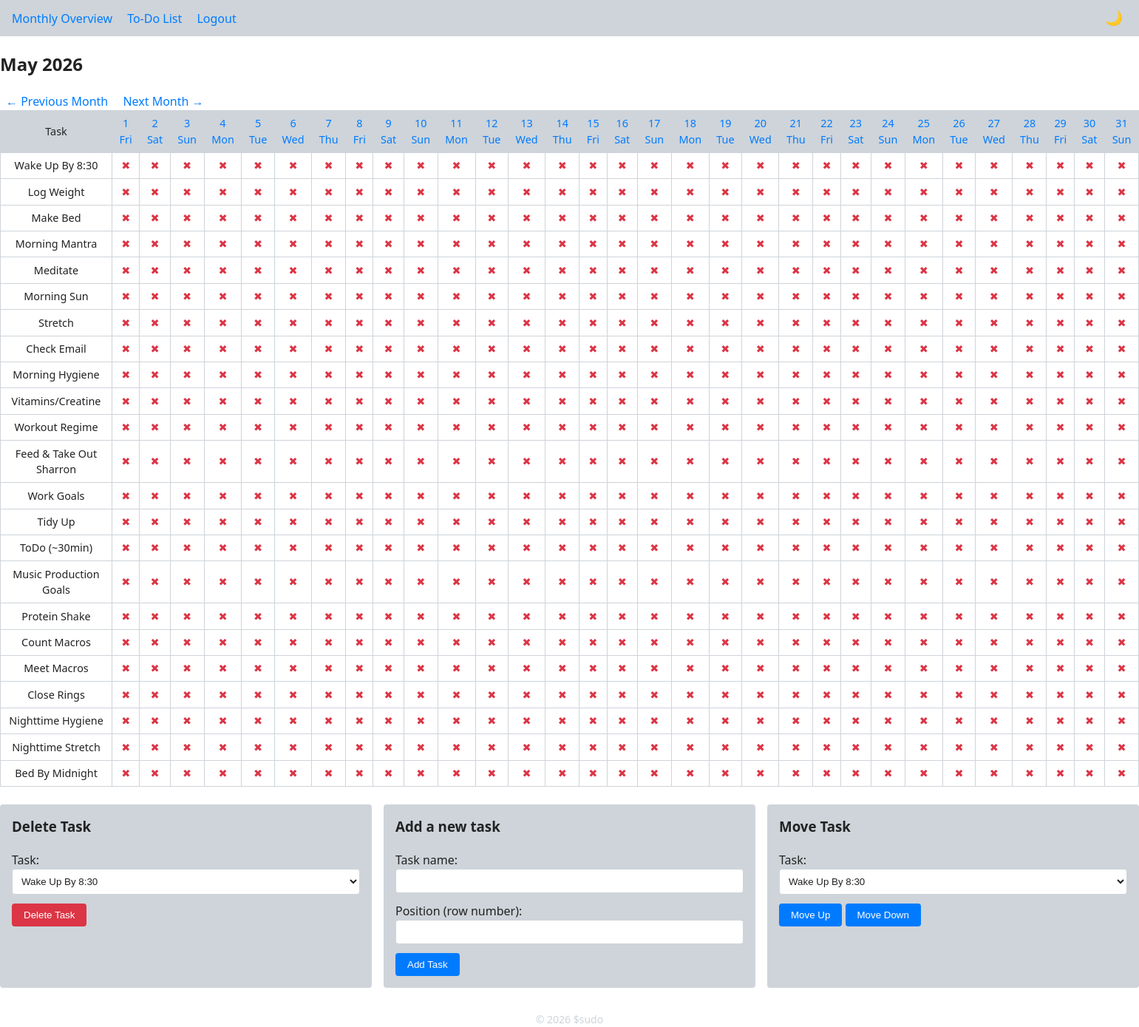
The page /monthly (signed in) on the database its author committed.
### app/models.py (models this page shows)
class TaskList(db.Model):
    __tablename__ = 'task_lists'
    id = db.Column(db.Integer, primary_key=True)
    user_id = db.Column(db.Integer, db.ForeignKey('users.id'), nullable=False)
    name = db.Column(db.String(200), nullable=False)
    position = db.Column(db.Integer, nullable=False, default=0)
    start_date = db.Column(db.Date, nullable=False)          # <‑‑ new
    end_date = db.Column(db.Date, nullable=True)            # <‑‑ new

### app/routes/tasks.py (the view)
@bp.route("/monthly")
@login_required
def monthly():
    today = date.today()
    month = int(request.args.get("month", today.month))
    year = int(request.args.get("year", today.year))
    days, tasks = get_monthly_view(current_user, year, month)
    def prev_month(y, m):
        return (y - 1, 12) if m == 1 else (y, m - 1)
    def next_month(y, m):
        return (y + 1, 1) if m == 12 else (y, m + 1)
    prev_year, prev_month_val = prev_month(year, month)
    next_year, next_month_val = next_month(year, month)
    return render_template(
        "tasks/monthly.html",
        year=year,
        month=month,
        month_name=date(year, month, 1).strftime("%B"),
        days=days,
        tasks=tasks,
        prev_year=prev_year,
        prev_month=prev_month_val,
        next_year=next_year,
        next_month=next_month_val,
    )

### app/__init__.py (called while the page is built)
def create_app(config_name: str = 'development') -> Flask:
    app = Flask(__name__, instance_relative_config=True)
    from .config import DevelopmentConfig, ProductionConfig
    config_cls = {
        'development': DevelopmentConfig,
        'production': ProductionConfig
    }[config_name]
    app.config.from_object(config_cls)
    try:
        os.makedirs(app.instance_path, exist_ok=True)
    except OSError as exc:  # pragma: no cover
        raise RuntimeError(f'Failed to create instance folder: {exc}')
    db.init_app(app)
    login_manager.init_app(app)
    csrf.init_app(app)
    from .routes import bp as main_bp
    app.register_blueprint(main_bp)
    with app.app_context():
        db.create_all()
    @app.context_processor
    def inject_current_year():
        return {'current_year': __import__('datetime').datetime.utcnow().year}
    return app

### app/models.py (called while the page is built)
@login_manager.user_loader
def load_user(user_id: str):
    return User.query.get(int(user_id))

### app/templates/tasks/monthly.html (shortened to what this page needs)
{% extends "base.html" %}
{% block wrapper %}
  {% block content %}
    <h2>{{ month_name }} {{ year }}</h2>
    <div class="nav-arrows">
      <a href="{{ url_for('main.monthly', month=prev_month, year=prev_year) }}">← Previous Month</a>
      <a href="{{ url_for('main.monthly', month=next_month, year=next_year) }}">Next Month →</a>
    </div>
    <table class="monthly-table">
      <thead>
        <tr>
          <th>Task</th>
          {% for day in days %}
            <th>
              <a href="{{ url_for('main.daily', date=day.date) }}">
                {{ day.day }}<br>{{ day.weekday }}
              </a>
            </th>
          {% endfor %}
        </tr>
      </thead>
      <tbody>
        {% for task in tasks %}
          <tr>
            <td>{{ task }}</td>
            {% for day in days %}
              {% set done = day.statuses[task] %}
              <td class="status {% if done %}done{% else %}not-done{% endif %}">
                {% if done %}✔{% else %}✖{% endif %}
              </td>
            {% endfor %}
          </tr>
        {% endfor %}
      </tbody>
    </table>
    <div class="task-controls">
      <div class="task-section">
        <h3>Delete Task</h3>
        <form method="post" action="{{ url_for('main.delete_task') }}"
              onsubmit="return confirm('Are you sure you want to delete this task?');">
          <div class="form-group">
            <label for="delete-task-select">Task:</label>
            <select id="delete-task-select" name="task_name" required class="form-control">
              {% for task in tasks %}
              <option value="{{ task }}">{{ task }}</option>
              {% endfor %}
            </select>
          </div>
          <button type="submit" class="btn delete-btn">Delete Task</button>
        </form>
      </div>
      <div class="task-section">
        <h3>Add a new task</h3>
        <form method="post" action="{{ url_for('main.add_task') }}">
          <div class="form-group">
            <label for="name">Task name:</label>
            <input type="text" id="name" name="name" required class="form-control">
          </div>
          <div class="form-group">
            <label for="position">Position (row number):</label>
            <input type="number" id="position" name="position" class="form-control">
          </div>
          <button type="submit" class="btn">Add Task</button>
        </form>
      </div>
      <div class="task-section">
        <h3>Move Task</h3>
        <form method="post" action="{{ url_for('main.move_task') }}">
          <div class="form-group">
            <label for="move-task-select">Task:</label>
            <select id="move-task-select" name="task_name" required class="form-control">
              {% for task in tasks %}
              <option value="{{ task }}">{{ task }}</option>
              {% endfor %}
            </select>
          </div>
          <button type="submit" name="direction" value="up" class="btn">Move Up</button>
          <button type="submit" name="direction" value="down" class="btn">Move Down</button>
        </form>
      </div>
    </div>
  {% endblock %}
{% endblock %}

### app/templates/base.html (shortened to what this page needs)
<!DOCTYPE html>
<html lang="en" data-theme="light">
<head>
  <link rel="stylesheet" href="{{ url_for('static', filename='css/style.css') }}">
</head>
<body>
  <nav class="navbar">
    <div class="nav-left">
      {% if current_user.is_authenticated %}
        <a href="{{ url_for('main.monthly') }}">Monthly Overview</a>
        <a href="{{ url_for('main.todolists') }}">To‑Do List</a>
        <a href="{{ url_for('main.logout') }}">Logout</a>
      {% else %}
        <a href="{{ url_for('main.login') }}">Login</a>
        <a href="{{ url_for('main.register') }}">Register</a>
      {% endif %}
    </div>
    <div class="nav-right">
      <button id="theme-toggle" class="theme-toggle" title="Toggle light/dark theme">🌙</button>
    </div>
  </nav>
  {% block wrapper %}{% endblock %}
  <footer>
    © {{ current_year }} $sudo
  </footer>
</body>
</html>

### app/static/css/style.css (style rules this page uses)
:root { --bg: #ffffff; --text: #222222; --accent: #007bff; --danger: #dc3545; --success: #28a745; --warning: #ffc107; --border: #ced4da; --border-radius: 4px; --font-family: system-ui, sans-serif; }
html, body { margin: 0; padding: 0; font-family: var(--font-family); background: var(--bg); color: var(--text); line-height: 1.5; }
*, *::before, *::after { box-sizing: border-box; }
a { color: var(--accent); text-decoration: none; }
.navbar { display: flex; justify-content: space-between; align-items: center; padding: .75rem 1rem; background: var(--border); }
.nav-left a { margin-right: 1rem; }
.theme-toggle { background: none; border: none; font-size: 1.2rem; cursor: pointer; color: var(--text); }
.btn { display: inline-block; padding: .5rem 1rem; border: none; border-radius: var(--border-radius); background: var(--accent); color: var(--bg); cursor: pointer; }
.btn.delete-btn { background: var(--danger); }
form .form-group { margin-bottom: .75rem; }
form .form-control { width: 100%; padding: .5rem; border: 1px solid var(--border); border-radius: var(--border-radius); background: var(--bg); color: var(--text); }
.monthly-table { width: 100%; border-collapse: collapse; }
.monthly-table th, .monthly-table td { border: 1px solid var(--border); padding: .4rem 0.6rem; text-align: center; font-size: 0.9rem; }
.monthly-table th { background: var(--border); font-weight: normal; }
.monthly-table .status.not-done { color: var(--danger); }
.nav-arrows a { margin: 0 0.5rem; color: var(--accent); text-decoration: none; }
footer { text-align: center; margin-top: 2rem; color: var(--border); font-size: .875rem; }
.task-controls { display: flex; flex-wrap: wrap; gap: 1rem; margin-top: 1.5rem; }
.task-section { flex: 1 1 30%; min-width: 200px; background: var(--border); padding: 1rem; border-radius: var(--border-radius); }
.task-section h3 { margin-top: 0; }

### rows shown on the page
TaskList: name "Wake Up By 8:30"
TaskList: name "Log Weight"
TaskList: name "Make Bed"
TaskList: name "Morning Mantra"
TaskList: name "Meditate"
TaskList: name "Morning Sun"
TaskList: name "Stretch"
TaskList: name "Check Email"
TaskList: name "Morning Hygiene"
TaskList: name "Vitamins/Creatine"
TaskList: name "Workout Regime"
TaskList: name "Feed & Take Out Sharron"
TaskList: name "Work Goals"
TaskList: name "Tidy Up"
TaskList: name "ToDo (~30min)"
TaskList: name "Music Production Goals"
TaskList: name "Protein Shake"
TaskList: name "Count Macros"
TaskList: name "Meet Macros"
TaskList: name "Close Rings"
TaskList: name "Nighttime Hygiene"
TaskList: name "Nighttime Stretch"
TaskList: name "Bed By Midnight"

### other values the page prints
{{ month_name }} "May"
{{ year }} "2026"
{{ day.day }} "1" "2" "3" "4" "5" "6" "7" "8" "9" "10" "11" "12" "13" "14" "15" "16" "17" "18" "19" "20" "21" "22" "23" "24" "25" "26" "27" "28" "29" "30" "31"
{{ day.weekday }} "Fri" "Sat" "Sun" "Mon" "Tue" "Wed" "Thu" "Fri" "Sat" "Sun" "Mon" "Tue" "Wed" "Thu" "Fri" "Sat" "Sun" "Mon" "Tue" "Wed" "Thu" "Fri" "Sat" "Sun" "Mon" "Tue" "Wed" "Thu" "Fri" "Sat" "Sun"
{{ current_year }} "2026"
form field task_name "Wake Up By 8:30"
